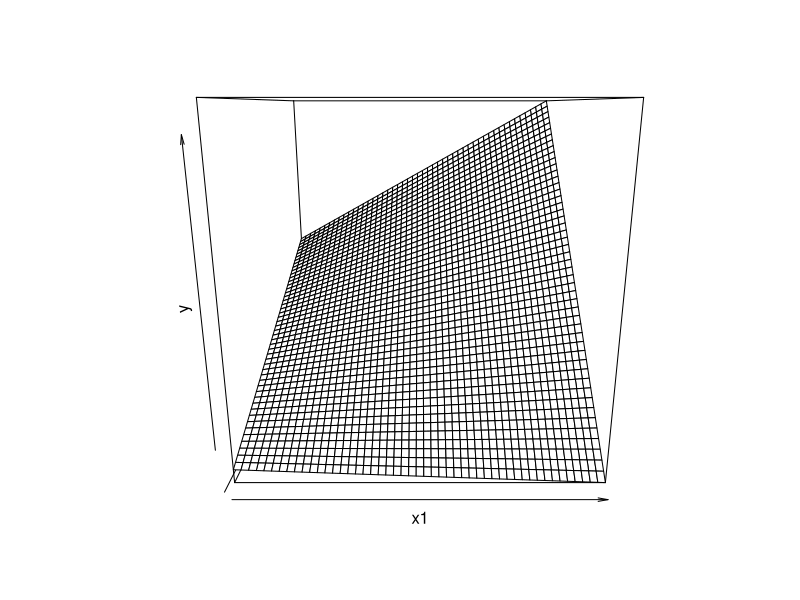

R code for this plot:
###################################################
### code chunk number 6: persp10
###################################################
x1 <- seq(0, 10, length=50)
x2 <- seq(-20, 30, length=50)
yfn <- function(x1,x2) 2 + 0.5 * x1 + 0.2 * x2 + 0.03 * x1 *x2
y <- outer(x1, x2, yfn)
matr <- persp(x=x1, y=x2, z=y, xlab="x1", ylab="x2", zlab="y")
